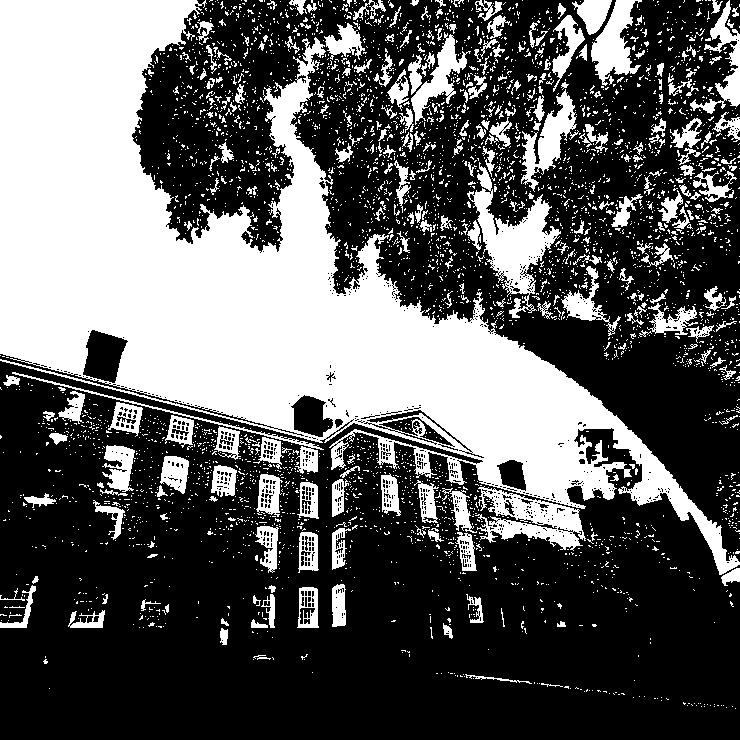
#> input picture filtres/univerNB.jpg, 740 x 740 px
$ python dilate.py
#> lines starting #> are read from the running program, lines starting #| are printed output that depends on the picture
#> further down, image is the input picture: shape (740, 740); min 0, max 255, mean 93
### filtres/Myfonctions.py
import numpy as np


# [15 lines left out: function my_sum, not called in this run]


def my_max(arg1, arg2):
    seq = [arg1, arg2]

    if not seq:
        # Gérer le cas où la séquence est vide
        raise ValueError("my_max() arg is an empty sequence")

    current_max = float('-inf')  # initialiser à l'infini négatif
    index = 0
    length = len(seq)

    while index < length:
        if seq[index] > current_max:
            current_max = seq[index]
        index += 1

    return current_max


# [124 lines left out: functions my_min, my_abs, my_max2, my_min2, dilation, erode, not called in this run]

### filtres/dilate.py
import cv2
import numpy as np
import Myfonctions

def dilation(image, kernel):
    rows, cols = image.shape
#> rows = 740; cols = 740
    result = np.zeros(image.shape, image.dtype)


    k_rows = len(kernel)
    k_cols = len(kernel[0])


    i = 1
    while i < rows - 1:
        j = 1
        while j < cols - 1:
            # Initial value is set to 255 (white)
            min_val = 0

            m = 0
            while m < k_rows:
                n = 0
                while n < k_cols:
                    # Multiply corresponding pixel value with the kernel value
                    pixel_value = image[i - 1 + m, j - 1 + n] * kernel[m][n]
                    # Find the minimum value
                    min_val = Myfonctions.my_max(min_val, pixel_value)

                    n += 1

                m += 1

            result[i, j] = min_val

            j += 1

        i += 1
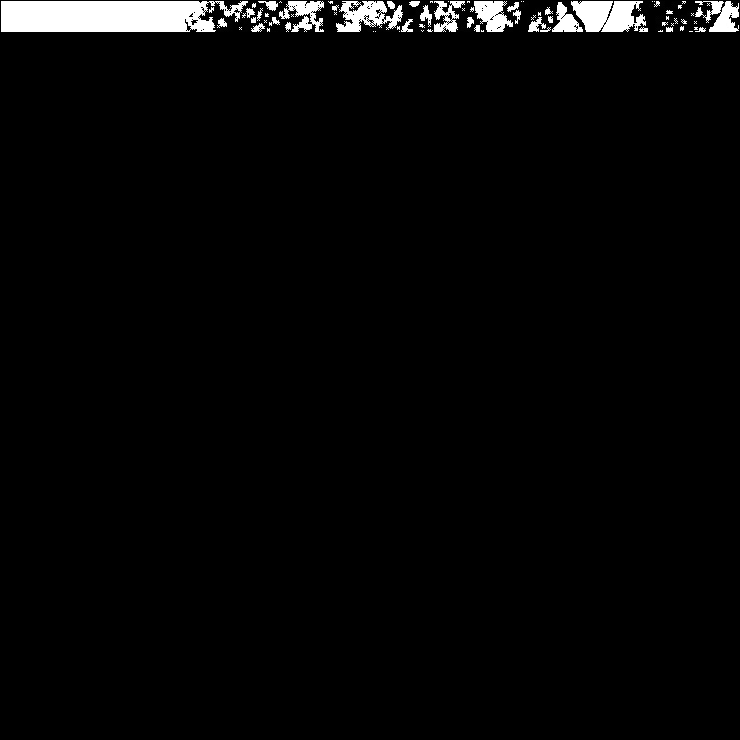
#> result: shape (740, 740); min 0, max 255, mean 6.7

    return result


# Example

# Define a kernel for dilation
dilation_kernel = [
    [1, 0, 1],
    [0, 1, 0],
    [1, 0, 1]
]

image = cv2.imread('univerNB.jpg', cv2.IMREAD_GRAYSCALE)

# Apply dilation function
#> (the run stopped early here; a loop or call above may not have finished)
